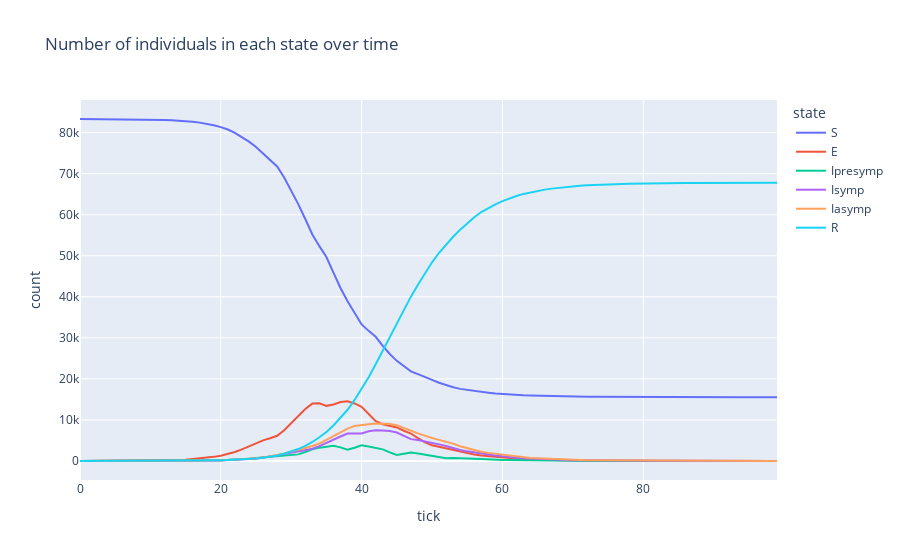

The cell this chart's notebook holds for it:
### Code cell
states = summary.columns
states.remove("tick")

title = "Number of individuals in each state over time"
pdf = summary.melt(id_vars="tick", value_vars=states, variable_name="state", value_name="count")
px.line(pdf, x="tick", y="count", color="state", title=title)

### Figure 1 — Plotly figure (JSON) as saved in the notebook; plotly's stock layout.template omitted (floating-point values rounded to 4 significant figures)
{"data": [{"hovertemplate": "state=S<br>tick=%{x}<br>count=%{y}<extra></extra>", "legendgroup": "S", "line": {"color": "#636efa", "dash": "solid"}, "marker": {"symbol": "circle"}, "mode": "lines", "name": "S", "orientation": "h", "showlegend": true, "type": "scatter", "x": [0, 1, 2, 3, 4, 5, 6, 7, 8, 9, 10, 11, 12, 13, 14, 15, 16, 17, 18, 19, 20, 21, 22, 23, 24, 25, 26, 27, 28, 29, 30, 31, 32, 33, 34, 35, 36, 37, 38, 39, 40, 41, 42, 43, 44, 45, 46, 47, 48, 49, 50, 51, 52, 53, 54, 55, 56, 57, 58, 59, 60, 61, 62, 63, 64, 65, 66, 67, 68, 69, 70, 71, 72, 73, 74, 75, 76, 77, 78, 79, 80, 81, 82, 83, 84, 85, 86, 87, 88, 89, 90, 91, 92, 93, 94, 95, 96, 97, 98, 99], "xaxis": "x", "y": [83308, 83303, 83298, 83293, 83285, 83276, 83264, 83239, 83214, 83188, 83155, 83127, 83078, 83016, 82924, 82794, 82627, 82427, 82139, 81776, 81324, 80737, 79934, 78959, 77780, 76474, 74907, 73482, 71756, 69075, 65951, 62574, 58954, 55190, 52335, 49696, 45901, 42152, 38892, 35899, 33264, 31698, 30257, 28039, 26063, 24392, 23027, 21837, 21177, 20542, 19742, 19054, 18484, 17970, 17568, 17296, 17099, 16854, 16633, 16431, 16297, 16159, 16078, 16021, 15958, 15899, 15833, 15780, 15752, 15721, 15700, 15678, 15664, 15642, 15629, 15614, 15606, 15598, 15589, 15577, 15572, 15569, 15567, 15563, 15561, 15561, 15558, 15555, 15555, 15554, 15554, 15554, 15554, 15554, 15554, 15554, 15554, 15554, 15554, 15554], "yaxis": "y"}, {"hovertemplate": "state=E<br>tick=%{x}<br>count=%{y}<extra></extra>", "legendgroup": "E", "line": {"color": "#EF553B", "dash": "solid"}, "marker": {"symbol": "circle"}, "mode": "lines", "name": "E", "orientation": "h", "showlegend": true, "type": "scatter", "x": [0, 1, 2, 3, 4, 5, 6, 7, 8, 9, 10, 11, 12, 13, 14, 15, 16, 17, 18, 19, 20, 21, 22, 23, 24, 25, 26, 27, 28, 29, 30, 31, 32, 33, 34, 35, 36, 37, 38, 39, 40, 41, 42, 43, 44, 45, 46, 47, 48, 49, 50, 51, 52, 53, 54, 55, 56, 57, 58, 59, 60, 61, 62, 63, 64, 65, 66, 67, 68, 69, 70, 71, 72, 73, 74, 75, 76, 77, 78, 79, 80, 81, 82, 83, 84, 85, 86, 87, 88, 89, 90, 91, 92, 93, 94, 95, 96, 97, 98, 99], "xaxis": "x", "y": [5, 10, 14, 16, 20, 24, 32, 49, 63, 79, 99, 113, 144, 181, 239, 328, 456, 593, 786, 1006, 1300, 1671, 2183, 2816, 3510, 4188, 5036, 5529, 6143, 7512, 9318, 11092, 12676, 13979, 14053, 13437, 13783, 14350, 14571, 14014, 13189, 11463, 9704, 8962, 8590, 8172, 7375, 6688, 5558, 4566, 3814, 3424, 3030, 2741, 2420, 2022, 1597, 1325, 1145, 1015, 866, 751, 635, 509, 408, 333, 304, 267, 221, 191, 144, 128, 106, 93, 75, 75, 60, 55, 42, 42, 38, 30, 22, 20, 18, 9, 7, 7, 6, 6, 3, 2, 0, 0, 0, 0, 0, 0, 0, 0], "yaxis": "y"}, {"hovertemplate": "state=Ipresymp<br>tick=%{x}<br>count=%{y}<extra></extra>", "legendgroup": "Ipresymp", "line": {"color": "#00cc96", "dash": "solid"}, "marker": {"symbol": "circle"}, "mode": "lines", "name": "Ipresymp", "orientation": "h", "showlegend": true, "type": "scatter", "x": [0, 1, 2, 3, 4, 5, 6, 7, 8, 9, 10, 11, 12, 13, 14, 15, 16, 17, 18, 19, 20, 21, 22, 23, 24, 25, 26, 27, 28, 29, 30, 31, 32, 33, 34, 35, 36, 37, 38, 39, 40, 41, 42, 43, 44, 45, 46, 47, 48, 49, 50, 51, 52, 53, 54, 55, 56, 57, 58, 59, 60, 61, 62, 63, 64, 65, 66, 67, 68, 69, 70, 71, 72, 73, 74, 75, 76, 77, 78, 79, 80, 81, 82, 83, 84, 85, 86, 87, 88, 89, 90, 91, 92, 93, 94, 95, 96, 97, 98, 99], "xaxis": "x", "y": [0, 0, 1, 4, 6, 4, 3, 7, 11, 14, 18, 21, 19, 21, 29, 38, 51, 70, 105, 158, 195, 245, 341, 423, 544, 740, 894, 1066, 1246, 1427, 1497, 1613, 2185, 2846, 3251, 3525, 3703, 3316, 2773, 3245, 3807, 3549, 3148, 2830, 2115, 1477, 1776, 2059, 1834, 1537, 1275, 914, 662, 704, 704, 630, 539, 460, 358, 249, 230, 239, 209, 165, 129, 102, 65, 62, 68, 65, 61, 43, 28, 21, 21, 17, 18, 19, 15, 14, 8, 8, 9, 6, 3, 3, 4, 4, 2, 1, 3, 2, 1, 1, 0, 0, 0, 0, 0, 0], "yaxis": "y"}, {"hovertemplate": "state=Isymp<br>tick=%{x}<br>count=%{y}<extra></extra>", "legendgroup": "Isymp", "line": {"color": "#ab63fa", "dash": "solid"}, "marker": {"symbol": "circle"}, "mode": "lines", "name": "Isymp", "orientation": "h", "showlegend": true, "type": "scatter", "x": [0, 1, 2, 3, 4, 5, 6, 7, 8, 9, 10, 11, 12, 13, 14, 15, 16, 17, 18, 19, 20, 21, 22, 23, 24, 25, 26, 27, 28, 29, 30, 31, 32, 33, 34, 35, 36, 37, 38, 39, 40, 41, 42, 43, 44, 45, 46, 47, 48, 49, 50, 51, 52, 53, 54, 55, 56, 57, 58, 59, 60, 61, 62, 63, 64, 65, 66, 67, 68, 69, 70, 71, 72, 73, 74, 75, 76, 77, 78, 79, 80, 81, 82, 83, 84, 85, 86, 87, 88, 89, 90, 91, 92, 93, 94, 95, 96, 97, 98, 99], "xaxis": "x", "y": [0, 0, 0, 0, 1, 4, 7, 6, 7, 7, 11, 16, 24, 28, 30, 38, 47, 60, 74, 99, 141, 215, 264, 348, 473, 619, 830, 1084, 1351, 1677, 2012, 2401, 2641, 3002, 3637, 4454, 5192, 5976, 6698, 6756, 6710, 7230, 7505, 7420, 7284, 6926, 6104, 5323, 5098, 4805, 4484, 4054, 3640, 3061, 2660, 2349, 2059, 1786, 1565, 1356, 1133, 905, 808, 698, 609, 512, 437, 363, 299, 245, 210, 185, 157, 125, 108, 98, 85, 69, 60, 47, 46, 41, 37, 31, 20, 14, 12, 13, 12, 10, 7, 6, 7, 6, 5, 3, 2, 2, 2, 1], "yaxis": "y"}, {"hovertemplate": "state=Iasymp<br>tick=%{x}<br>count=%{y}<extra></extra>", "legendgroup": "Iasymp", "line": {"color": "#FFA15A", "dash": "solid"}, "marker": {"symbol": "circle"}, "mode": "lines", "name": "Iasymp", "orientation": "h", "showlegend": true, "type": "scatter", "x": [0, 1, 2, 3, 4, 5, 6, 7, 8, 9, 10, 11, 12, 13, 14, 15, 16, 17, 18, 19, 20, 21, 22, 23, 24, 25, 26, 27, 28, 29, 30, 31, 32, 33, 34, 35, 36, 37, 38, 39, 40, 41, 42, 43, 44, 45, 46, 47, 48, 49, 50, 51, 52, 53, 54, 55, 56, 57, 58, 59, 60, 61, 62, 63, 64, 65, 66, 67, 68, 69, 70, 71, 72, 73, 74, 75, 76, 77, 78, 79, 80, 81, 82, 83, 84, 85, 86, 87, 88, 89, 90, 91, 92, 93, 94, 95, 96, 97, 98, 99], "xaxis": "x", "y": [0, 0, 0, 0, 1, 5, 7, 10, 14, 15, 15, 17, 22, 32, 45, 64, 68, 83, 103, 134, 175, 231, 304, 403, 535, 691, 864, 1112, 1456, 1851, 2245, 2725, 3164, 3668, 4251, 5138, 6072, 7048, 7905, 8525, 8837, 8970, 9111, 9120, 9003, 8731, 8138, 7374, 6717, 6099, 5597, 5144, 4726, 4221, 3608, 3105, 2639, 2249, 1981, 1754, 1494, 1275, 1035, 857, 737, 655, 570, 491, 404, 338, 300, 233, 181, 161, 150, 120, 103, 84, 73, 57, 50, 47, 40, 39, 30, 30, 26, 21, 16, 15, 12, 10, 5, 4, 3, 2, 2, 1, 0, 0], "yaxis": "y"}, {"hovertemplate": "state=R<br>tick=%{x}<br>count=%{y}<extra></extra>", "legendgroup": "R", "line": {"color": "#19d3f3", "dash": "solid"}, "marker": {"symbol": "circle"}, "mode": "lines", "name": "R", "orientation": "h", "showlegend": true, "type": "scatter", "x": [0, 1, 2, 3, 4, 5, 6, 7, 8, 9, 10, 11, 12, 13, 14, 15, 16, 17, 18, 19, 20, 21, 22, 23, 24, 25, 26, 27, 28, 29, 30, 31, 32, 33, 34, 35, 36, 37, 38, 39, 40, 41, 42, 43, 44, 45, 46, 47, 48, 49, 50, 51, 52, 53, 54, 55, 56, 57, 58, 59, 60, 61, 62, 63, 64, 65, 66, 67, 68, 69, 70, 71, 72, 73, 74, 75, 76, 77, 78, 79, 80, 81, 82, 83, 84, 85, 86, 87, 88, 89, 90, 91, 92, 93, 94, 95, 96, 97, 98, 99], "xaxis": "x", "y": [0, 0, 0, 0, 0, 0, 0, 2, 4, 10, 15, 19, 26, 35, 46, 51, 64, 80, 106, 140, 178, 214, 287, 364, 471, 601, 782, 1040, 1361, 1771, 2290, 2908, 3693, 4628, 5786, 7063, 8662, 10471, 12474, 14874, 17506, 20403, 23588, 26942, 30258, 33615, 36893, 40032, 42929, 45764, 48401, 50723, 52771, 54616, 56353, 57911, 59380, 60639, 61631, 62508, 63293, 63984, 64548, 65063, 65472, 65812, 66104, 66350, 66569, 66753, 66898, 67046, 67177, 67271, 67330, 67389, 67441, 67488, 67534, 67576, 67599, 67618, 67638, 67654, 67681, 67696, 67706, 67713, 67722, 67727, 67734, 67739, 67746, 67748, 67751, 67754, 67755, 67756, 67757, 67758], "yaxis": "y"}], "layout": {"autosize": true, "legend": {"title": {"text": "state"}, "tracegroupgap": 0}, "title": {"text": "Number of individuals in each state over time"}, "xaxis": {"anchor": "y", "autorange": true, "domain": [0, 1], "range": [0, 99], "title": {"text": "tick"}, "type": "linear"}, "yaxis": {"anchor": "x", "autorange": true, "domain": [0, 1], "range": [-4628.0, 87940.0], "title": {"text": "count"}, "type": "linear"}}}
